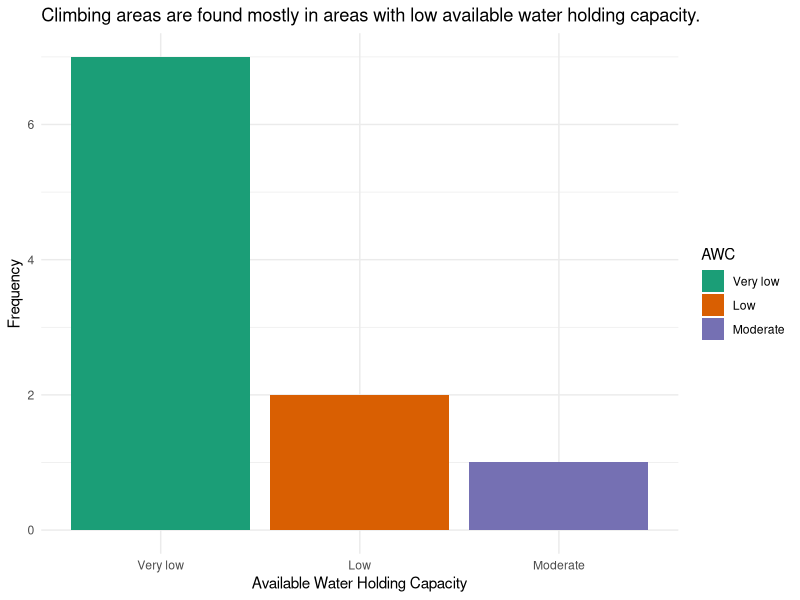
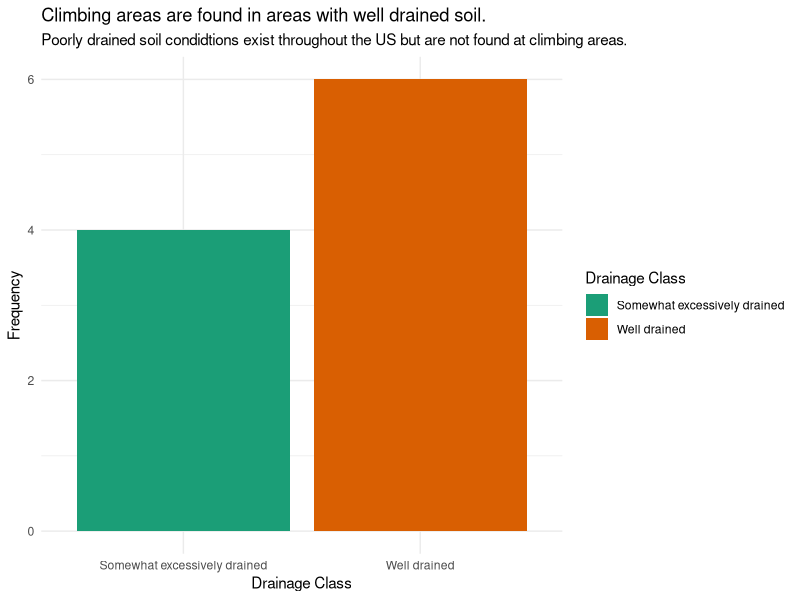
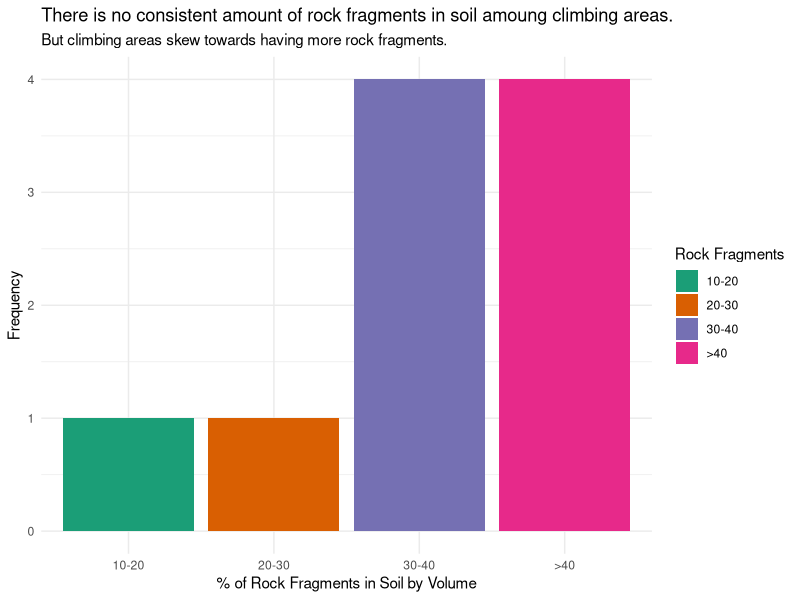
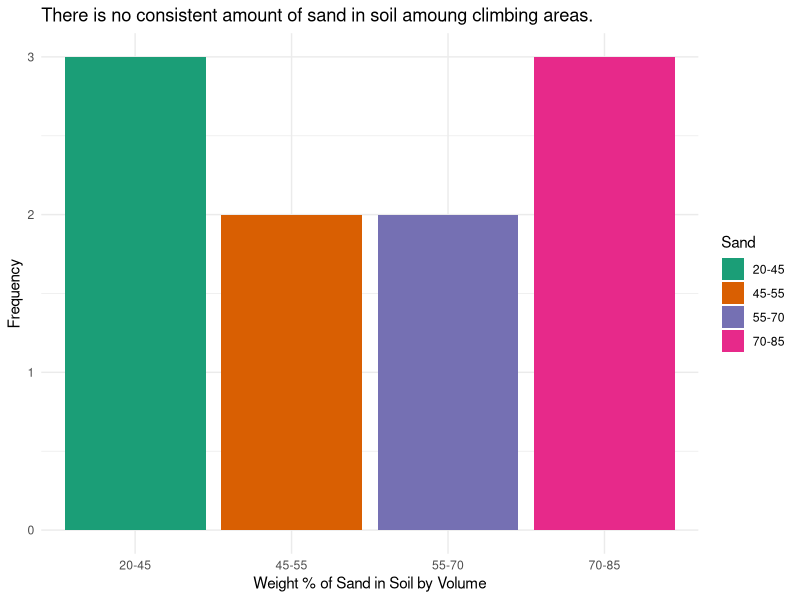
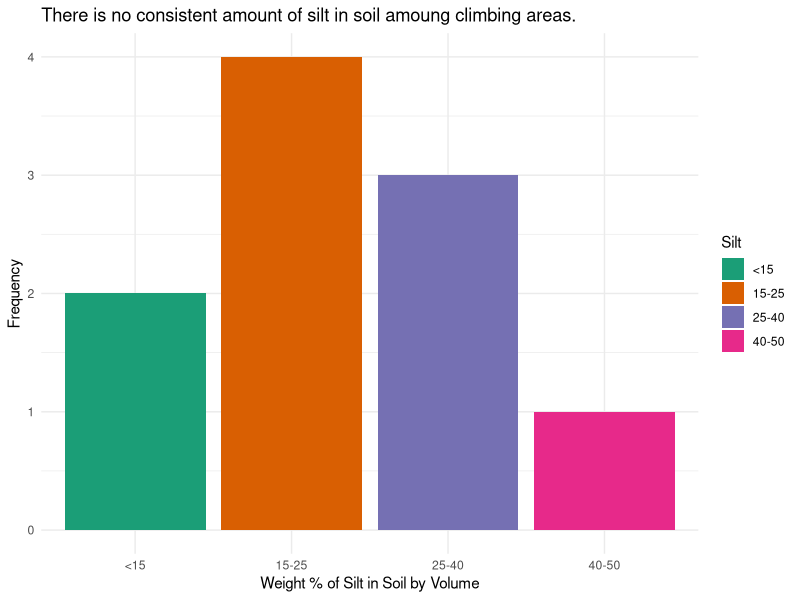
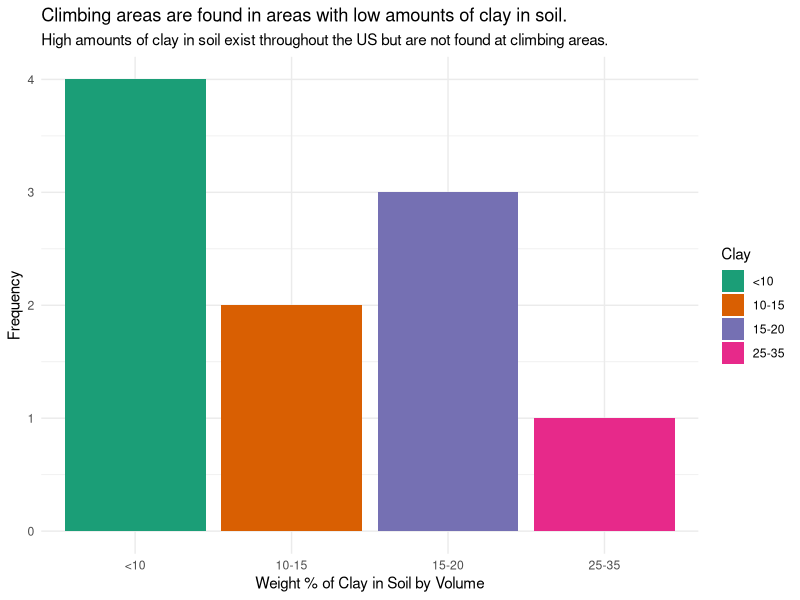
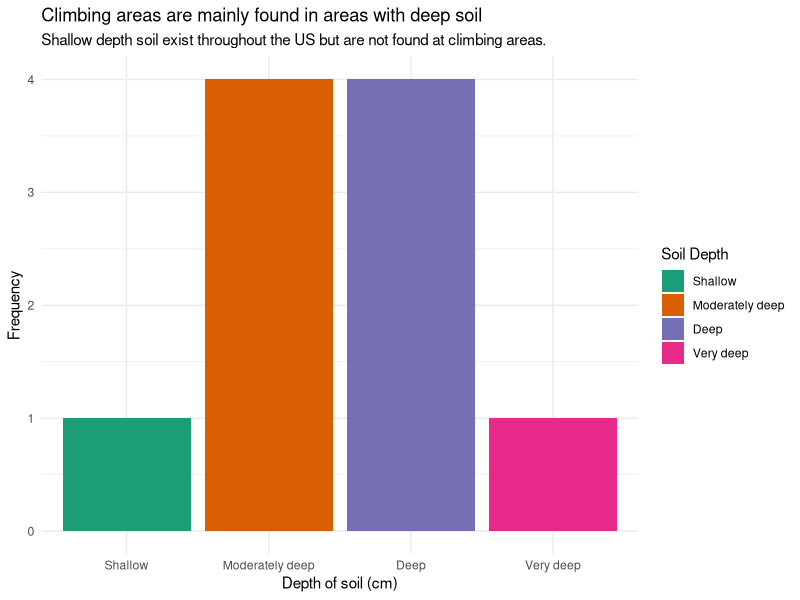
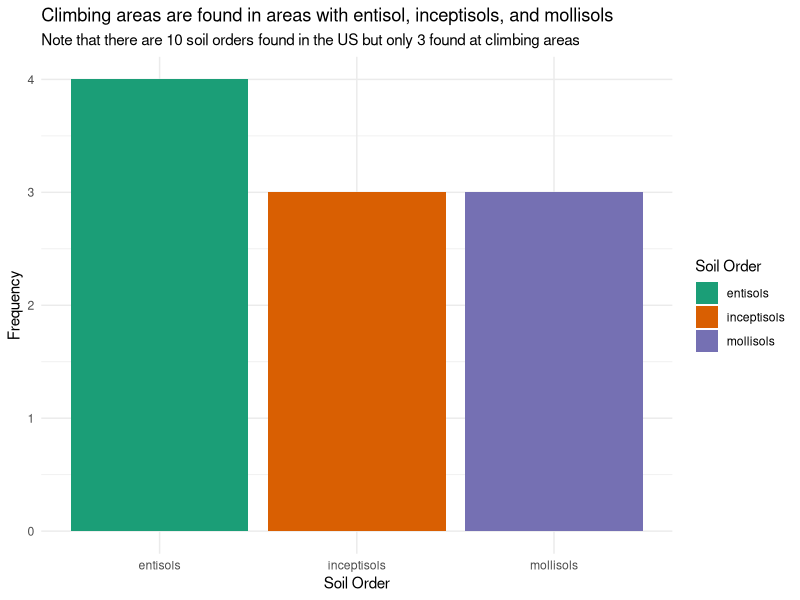

The R script that drew these images, in order:
## ---- chunk 1
knitr::opts_chunk$set(echo = TRUE)
## ---- chunk 2
rm(list=ls())
df <- read.csv("2_cleaned_area_properties.csv")
library(ggplot2)
library(RColorBrewer) #Added to utilize the Dark2 color palette (colorblind friendly)
library(tidyr)
## ---- chunk 3
#Creating bins for avail_water_holding_capacity and then plotting in a column chart.
AWC_breaks <- c(0,7.5,15,22.5,999)
AWC_labels <- c("Very low", "Low", "Moderate", "High")
df$AWC <- cut(df$avail_water_holding_capacity, AWC_breaks, AWC_labels)
ggplot(df, aes(x = factor(AWC), fill= AWC )) +
  geom_bar() +
  labs(title = "Climbing areas are found mostly in areas with low available water holding capacity.", x = "Available Water Holding Capacity", y = "Frequency") + scale_fill_brewer(palette = "Dark2") +
  theme_minimal() 
ggsave("AWC.png")

#Plotting drainage_class
ggplot(df, aes(x = factor(drainage_class), fill= drainage_class )) +
  geom_bar() +
  labs(title = "Climbing areas are found in areas with well drained soil.", subtitle = "Poorly drained soil condidtions exist throughout the US but are not found at climbing areas.", x = "Drainage Class", y = "Frequency", fill = "Drainage Class") + scale_fill_brewer(palette = "Dark2") +
  theme_minimal()
ggsave("drainage.png")

# Creating the rock_fragments bins and chart
fragment_breaks <- c(0,5,10,20,30,40,999)
fragment_labels <- c("<5","5-10","10-20","20-30","30-40",">40")
df$fragments <- cut(df$rock_fragments, fragment_breaks, fragment_labels)
ggplot(df, aes(x = factor(fragments), fill= fragments )) +
  geom_bar() +
  labs(title = "There is no consistent amount of rock fragments in soil amoung climbing areas.", subtitle = "But climbing areas skew towards having more rock fragments.", x = "% of Rock Fragments in Soil by Volume", y = "Frequency", fill = "Rock Fragments") + scale_fill_brewer(palette = "Dark2") + 
  theme_minimal()
ggsave("fragments.png")

#Creating the sand bins and chart
sand_breaks <- c(0,10,20,45,55,70,85,999)
sand_labels <- c("<10", "10-20", "20-45", "45-55", "55-70", "70-85", ">85")
df$sand_bins <- cut(df$sand, sand_breaks, sand_labels)
ggplot(df, aes(x = factor(sand_bins), fill= sand_bins )) +
  geom_bar() +
  labs(title = "There is no consistent amount of sand in soil amoung climbing areas.", x = "Weight % of Sand in Soil by Volume", y = "Frequency", fill = "Sand") + scale_fill_brewer(palette = "Dark2") + 
  theme_minimal()
ggsave("sand.png")

#Creating the silt bins and chart
silt_breaks <- c(0,15,25,40,50,60,999)
silt_labels <- c("<15", "15-25", "25-40", "40-50", "50-60", ">60")
df$silt_bins <- cut(df$silt, silt_breaks, silt_labels)
ggplot(df, aes(x = factor(silt_bins), fill= silt_bins )) +
  geom_bar() +
  labs(title = "There is no consistent amount of silt in soil amoung climbing areas.", x = "Weight % of Silt in Soil by Volume", y = "Frequency", fill = "Silt") + scale_fill_brewer(palette = "Dark2") + 
  theme_minimal()
ggsave("silt.png")

#Creating the clay bins and chart
clay_breaks <- c(0,10,15,20,25,35,55,999)
clay_labels <- c("<10", "10-15", "15-20", "20-25", "25-35", "35-55", ">55")
df$clay_bins <- cut(df$clay, clay_breaks, clay_labels)
ggplot(df, aes(x = factor(clay_bins), fill= clay_bins)) +
  geom_bar() +
  labs(title = "Climbing areas are found in areas with low amounts of clay in soil.", subtitle = "High amounts of clay in soil exist throughout the US but are not found at climbing areas.", x = "Weight % of Clay in Soil by Volume", y = "Frequency", fill = "Clay") + scale_fill_brewer(palette = "Dark2") + 
  theme_minimal()
ggsave("clay.png")

#Creating the soil_depth bins and chart
depth_bins <- c(0,25,50,100,150,999)
depth_labels <- c("Very shallow", "Shallow", "Moderately deep", "Deep", "Very deep")
df$depth <- cut(df$soil_depth, depth_bins, depth_labels)
ggplot(df, aes(x = factor(depth), fill= depth)) +
  geom_bar() +
  labs(title = "Climbing areas are mainly found in areas with deep soil", subtitle = "Shallow depth soil exist throughout the US but are not found at climbing areas.", x = "Depth of soil (cm)", y = "Frequency", fill = "Soil Depth") + scale_fill_brewer(palette = "Dark2") + 
  theme_minimal()
ggsave("soil_depth.png")

#Creating soil order chart
ggplot(df, aes(x = factor(soil_order), fill= soil_order )) +
  geom_bar() +
  labs(title = "Climbing areas are found in areas with entisol, inceptisols, and mollisols", subtitle = "Note that there are 10 soil orders found in the US but only 3 found at climbing areas", x = "Soil Order", y = "Frequency", fill = "Soil Order") + scale_fill_brewer(palette = "Dark2") +
  theme_minimal()
ggsave("soil_order.png")
## ---- chunk 4
west <- subset(df, state %in% c("California", "Nevada", "Colorado", "Oregon", "Utah"))
central <- subset(df, state == "Kentucky")
east <- subset(df, state == "New York")
## ---- chunk 5
trad <- sum(west$trad_climbs)
sport <- sum(west$sport_climbs)
toprope <- sum(west$toprope_climbs)
boulder <- sum(west$boulder_climbs)
ice <- sum(west$ice_climbs)
aid <- sum(west$aid_climbs)
mixed <- sum(west$mixed_climbs)
alpine <- sum(west$alpine_climbs)
west_totals <- data.frame(trad, sport, toprope, boulder, ice, aid, mixed, alpine)

#make the data frame long instead of wide for easier plotting
west_totals <- gather(west_totals, key="Category", value = "Total")

#make a percentage column
west_totals$percentage <- west_totals$Total / sum(west_totals$Total) * 100

#make the pie chart
ggplot(west_totals, aes(x = 1, y = percentage, fill = Category)) +
  geom_bar(stat = "identity", width = 1, color = "white") +
  coord_polar(theta = "y") +
  theme_void() +
  theme(legend.position = "bottom") +
  scale_fill_brewer(palette = "Dark2") +
  labs(title = "Trad and sport are the most abundant climbs in the West region", fill = "Type of Climb") +
  geom_text(data = subset(west_totals, percentage > 20),
            aes(label = paste0(Category, "\n", round(percentage, 1), "%")),
            position = position_stack(vjust = 0.75),
            color = "white",
            size = 4)
ggsave("west.png")


#same process for central
trad <- sum(central$trad_climbs)
sport <- sum(central$sport_climbs)
toprope <- sum(central$toprope_climbs)
boulder <- sum(central$boulder_climbs)
ice <- sum(central$ice_climbs)
aid <- sum(central$aid_climbs)
mixed <- sum(central$mixed_climbs)
alpine <- sum(central$alpine_climbs)
central_totals <- data.frame(trad, sport, toprope, boulder, ice, aid, mixed, alpine)

central_totals <- gather(central_totals, key="Category", value = "Total")

central_totals$percentage <- central_totals$Total / sum(central_totals$Total) * 100

ggplot(central_totals, aes(x = 1, y = percentage, fill = Category)) +
  geom_bar(stat = "identity", width = 1, color = "white") +
  coord_polar(theta = "y") +
  theme_void() +
  theme(legend.position = "bottom") +
  scale_fill_brewer(palette = "Dark2") +
  labs(title = "Sport and trad are the most abundant climbs in the Central region", fill = "Type of Climb") +
  geom_text(data = subset(central_totals, percentage > 20),
            aes(label = paste0(Category, "\n", round(percentage, 1), "%")),
            position = position_stack(vjust = 0.75),
            color = "white",
            size = 4)
ggsave("central.png")


#same process for east
trad <- sum(east$trad_climbs)
sport <- sum(east$sport_climbs)
toprope <- sum(east$toprope_climbs)
boulder <- sum(east$boulder_climbs)
ice <- sum(east$ice_climbs)
aid <- sum(east$aid_climbs)
mixed <- sum(east$mixed_climbs)
alpine <- sum(east$alpine_climbs)
east_totals <- data.frame(trad, sport, toprope, boulder, ice, aid, mixed, alpine)

east_totals <- gather(east_totals, key="Category", value = "Total")

east_totals$percentage <- east_totals$Total / sum(east_totals$Total) * 100

ggplot(east_totals, aes(x = 1, y = percentage, fill = Category)) +
  geom_bar(stat = "identity", width = 1, color = "white") +
  coord_polar(theta = "y") +
  theme_void() +
  theme(legend.position = "bottom") +
  scale_fill_brewer(palette = "Dark2") +
  labs(title = "Trad, toprope, and boulder are the most common in the East region", fill = "Type of Climbing") +
  geom_text(data = subset(east_totals, percentage > 15),
            aes(label = paste0(Category, "\n", round(percentage, 1), "%")),
            position = position_stack(vjust = 0.75),
            color = "white",
            size = 4)
ggsave("east.png")
